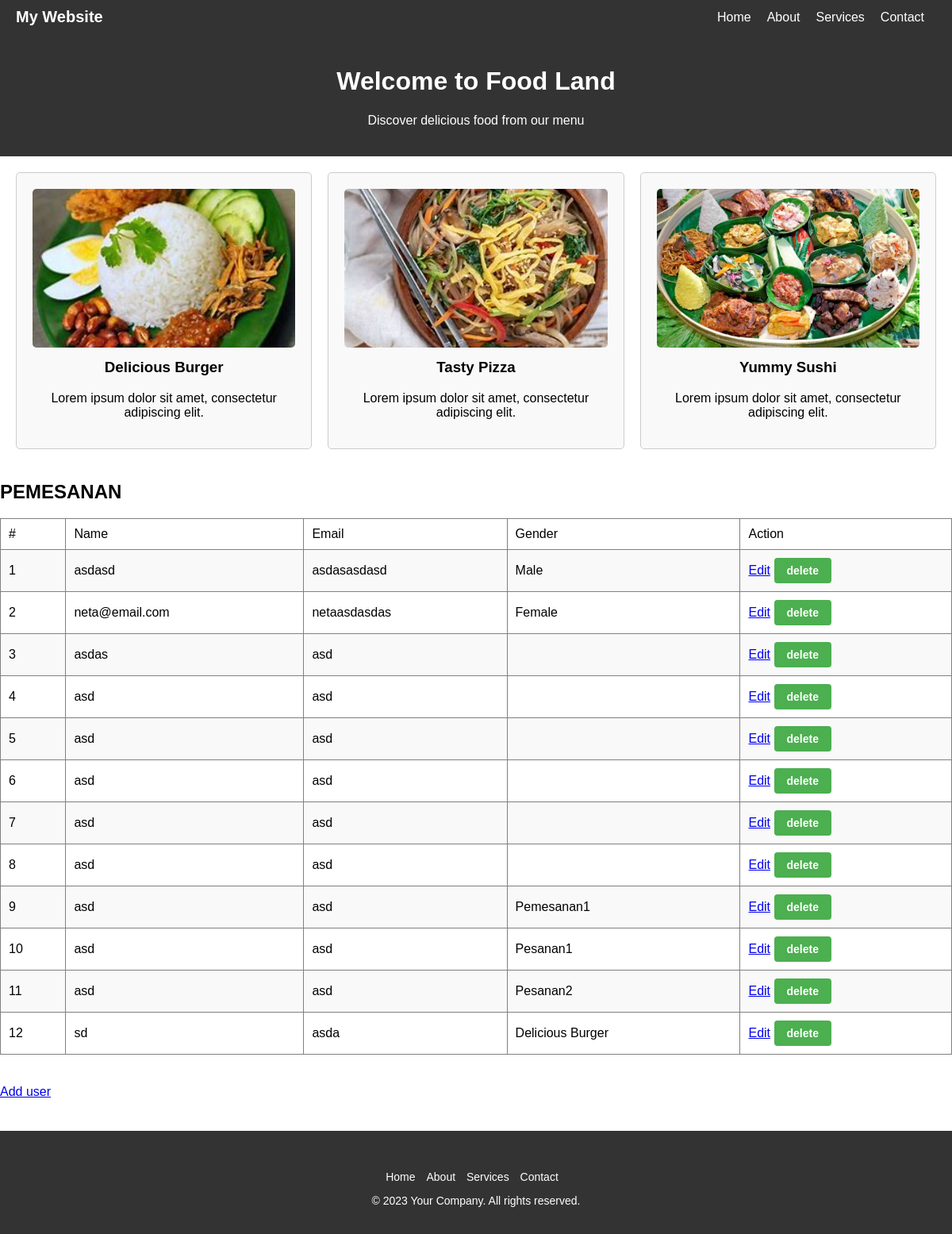
The app's page /chapter4/index.php with its own data.
### tables this page shows
CREATE TABLE `user` (
  `id` int(11) NOT NULL,
  `email` varchar(50) NOT NULL,
  `name` varchar(100) NOT NULL,
  `pemesanan` varchar(100) NOT NULL
);

### chapter4/index.php (the view, shortened to what this page needs)
<!DOCTYPE html>
<html lang="en">
<head>
</head>
<body>
    <nav class="navbar">
        <a href="#" class="navbar-logo">My Website</a>
        <ul class="navbar-menu">
            <li><a href="#">Home</a></li>
            <li><a href="#">About</a></li>
            <li><a href="#">Services</a></li>
            <li><a href="#">Contact</a></li>
        </ul>
    </nav>
</head>
<body>
    <div class="header">
        <h1>Welcome to Food Land</h1>
        <p>Discover delicious food from our menu</p>
    </div>
    <div class="container">
        <div class="card">
            <img src="food1.jpg" alt="Food 1">
            <h3>Delicious Burger</h3>
            <p>Lorem ipsum dolor sit amet, consectetur adipiscing elit.</p>
        </div>
        <div class="card">
            <img src="food2.jpg" alt="Food 2">
            <h3>Tasty Pizza</h3>
            <p>Lorem ipsum dolor sit amet, consectetur adipiscing elit.</p>
        </div>
        <div class="card">
            <img src="food3.jpg" alt="Food 3">
            <h3>Yummy Sushi</h3>
            <p>Lorem ipsum dolor sit amet, consectetur adipiscing elit.</p>
        </div>
    </div>
</body>
<body>
    <h2>PEMESANAN</h2>
    <table border = 1 >
        <tr>
            <td>#</td>
            <td>Name</td>
            <td>Email</td>
            <td>Gender</td>
            <td>Action</td>
        </tr>
        <?php
        require 'config.php';
        $rows = mysqli_query($conn,"SELECT * FROM user");
        $i = 1;
        ?>
        <?php foreach ($rows as $row) : ?>
            <tr id = <?php echo $row["id"]?>>
            <td><?php echo $i++;?></td>
            <td><?php echo $row["name"]?></td>
            <td><?php echo $row["email"]?></td>
            <td><?php echo $row["pemesanan"]?></td>
            <td>
                <a href="edituser.php?id=<?php echo $row["id"];?>">Edit</a>
                <button type="button" onclick="submitData(<?php echo $row['id'];?>)">delete</button>
            </td>
            </tr>
            <?php endforeach;?>
    </table>
    <br>
    <a href="adduser.php">Add user</a>
</body>
<body>
    <div class="content">
    </div>
    <footer class="footer">
        <div class="footer-social-icons">
        </div>
        <ul class="footer-links">
            <li><a href="#">Home</a></li>
            <li><a href="#">About</a></li>
            <li><a href="#">Services</a></li>
            <li><a href="#">Contact</a></li>
        </ul>
        <p>&copy; 2023 Your Company. All rights reserved.</p>
    </footer>
</body>
</html>

### chapter4/index.php (style rules this page uses)
body { margin: 0; padding: 0; font-family: Arial, sans-serif; display: flex; flex-direction: column; min-height: 100vh; }
.navbar { background-color: #333; color: #fff; display: flex; justify-content: space-between; align-items: center; padding: 10px 20px; }
.navbar-logo { font-size: 20px; font-weight: bold; text-decoration: none; color: #fff; }
.navbar-menu { list-style-type: none; margin: 0; padding: 0; display: flex; }
.navbar-menu li { margin-right: 10px; }
.navbar-menu li a { text-decoration: none; color: #fff; padding: 5px; }
.header { background-color: #333; color: #fff; padding: 20px; text-align: center; }
.container { display: grid; grid-template-columns: repeat(auto-fit, minmax(300px, 1fr)); grid-gap: 20px; padding: 20px; }
.card { border: 1px solid #ccc; border-radius: 5px; padding: 20px; text-align: center; background-color: #f9f9f9; }
.card img { width: 100%; max-height: 200px; object-fit: cover; border-radius: 5px; margin-bottom: 10px; }
.card h3 { margin-top: 0; }
table { width: 100%; border-collapse: collapse; margin-bottom: 20px; }
th, td { padding: 10px; text-align: left; }
tr:nth-child(even) { background-color: #f9f9f9; }
a.button, button { display: inline-block; padding: 8px 16px; background-color: #4CAF50; color: #fff; border: none; text-decoration: none; cursor: pointer; font-size: 14px; font-weight: bold; border-radius: 4px; transition: background-color 0.3s ease; }
.content { flex: 1; padding: 20px; }
.footer { background-color: #333; color: #fff; padding: 20px; text-align: center; font-size: 14px; margin-top: auto; }
.footer-social-icons { margin-bottom: 10px; }
.footer-links { list-style-type: none; padding: 0; margin-bottom: 10px; }
.footer-links li { display: inline-block; margin-right: 10px; }
.footer-links li a { color: #fff; text-decoration: none; }

### records on screen
user: name "asdasd", email "asdasasdasd", pemesanan "Male"
user: name "neta@email.com", email "netaasdasdas", pemesanan "Female"
user: name "asdas", email "asd"
user: name "asd", email "asd"
user: name "asd", email "asd"
user: name "asd", email "asd"
user: name "asd", email "asd"
user: name "asd", email "asd"
user: name "asd", email "asd", pemesanan "Pemesanan1"
user: name "asd", email "asd", pemesanan "Pesanan1"
user: name "asd", email "asd", pemesanan "Pesanan2"
user: name "sd", email "asda", pemesanan "Delicious Burger"
